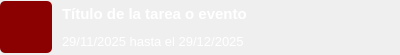
<?xml version="1.0" encoding="UTF-8"?>
<ui version="4.0">
 <class>componente_Tareas</class>
 <widget class="QWidget" name="componente_Tareas">
  <property name="geometry">
   <rect>
    <x>0</x>
    <y>0</y>
    <width>400</width>
    <height>55</height>
   </rect>
  </property>
  <property name="sizePolicy">
   <sizepolicy hsizetype="Expanding" vsizetype="Expanding">
    <horstretch>0</horstretch>
    <verstretch>0</verstretch>
   </sizepolicy>
  </property>
  <property name="maximumSize">
   <size>
    <width>16777215</width>
    <height>55</height>
   </size>
  </property>
  <property name="windowTitle">
   <string>Form</string>
  </property>
  <layout class="QHBoxLayout" name="horizontalLayout">
   <property name="spacing">
    <number>10</number>
   </property>
   <property name="leftMargin">
    <number>0</number>
   </property>
   <property name="topMargin">
    <number>0</number>
   </property>
   <property name="rightMargin">
    <number>0</number>
   </property>
   <property name="bottomMargin">
    <number>0</number>
   </property>
   <item>
    <widget class="QPushButton" name="evento_tarea">
     <property name="sizePolicy">
      <sizepolicy hsizetype="Expanding" vsizetype="Expanding">
       <horstretch>0</horstretch>
       <verstretch>0</verstretch>
      </sizepolicy>
     </property>
     <property name="maximumSize">
      <size>
       <width>52</width>
       <height>52</height>
      </size>
     </property>
     <property name="font">
      <font>
       <pointsize>12</pointsize>
       <bold>true</bold>
      </font>
     </property>
     <property name="styleSheet">
      <string notr="true">color:white;text-align:left;border-radius:5px;background-color:darkred;
padding-left:5px;border:none;</string>
     </property>
     <property name="text">
      <string/>
     </property>
     <property name="icon">
      <iconset>
       <normaloff>../../recursos/iconos/ic_planificar.png</normaloff>../../recursos/iconos/ic_planificar.png</iconset>
     </property>
     <property name="iconSize">
      <size>
       <width>44</width>
       <height>44</height>
      </size>
     </property>
     <property name="default">
      <bool>false</bool>
     </property>
    </widget>
   </item>
   <item>
    <layout class="QVBoxLayout" name="verticalLayout">
     <property name="spacing">
      <number>0</number>
     </property>
     <property name="leftMargin">
      <number>0</number>
     </property>
     <property name="rightMargin">
      <number>0</number>
     </property>
     <item>
      <widget class="QLabel" name="titulo">
       <property name="sizePolicy">
        <sizepolicy hsizetype="Expanding" vsizetype="Expanding">
         <horstretch>0</horstretch>
         <verstretch>0</verstretch>
        </sizepolicy>
       </property>
       <property name="maximumSize">
        <size>
         <width>16777215</width>
         <height>16777215</height>
        </size>
       </property>
       <property name="font">
        <font>
         <pointsize>11</pointsize>
         <bold>true</bold>
        </font>
       </property>
       <property name="styleSheet">
        <string notr="true">color:white;</string>
       </property>
       <property name="text">
        <string>Título de la tarea o evento</string>
       </property>
      </widget>
     </item>
     <item>
      <widget class="QLabel" name="plazo">
       <property name="sizePolicy">
        <sizepolicy hsizetype="Expanding" vsizetype="Expanding">
         <horstretch>0</horstretch>
         <verstretch>0</verstretch>
        </sizepolicy>
       </property>
       <property name="font">
        <font>
         <pointsize>10</pointsize>
         <bold>false</bold>
        </font>
       </property>
       <property name="styleSheet">
        <string notr="true">color:white;</string>
       </property>
       <property name="text">
        <string>29/11/2025 hasta el 29/12/2025</string>
       </property>
      </widget>
     </item>
    </layout>
   </item>
  </layout>
 </widget>
 <resources/>
 <connections/>
</ui>
